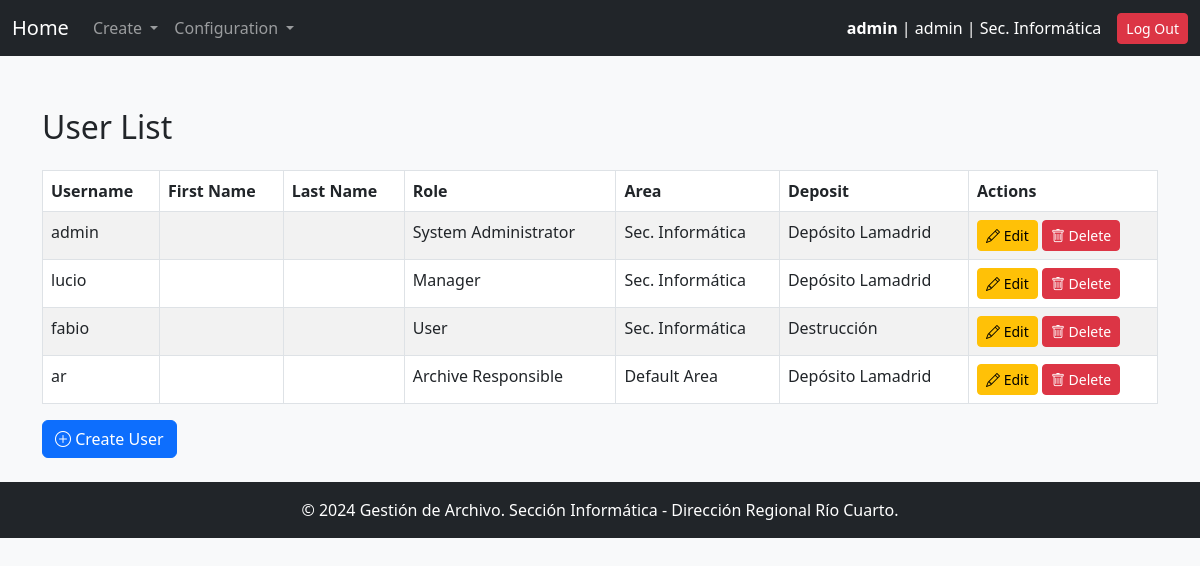
Screenshot of /users/ (signed in) with the database file from the repository.
### gestion_archivo_app/models.py (models this page shows, shortened)
class User(AbstractUser):
    ROLE_CHOICES = [
        ('user', 'User'),
        ('manager', 'Manager'),
        ('archive_responsible', 'Archive Responsible'),
        ('admin', 'System Administrator')
    ]
    role = models.CharField(max_length=20, choices=ROLE_CHOICES)
    area = models.ForeignKey('Area', on_delete=models.PROTECT, verbose_name="User Area")
    deposit = models.ForeignKey(
        'Area',
        on_delete=models.PROTECT,
        default=get_default_archive,
        verbose_name="Archive",
        related_name='deposits'
    )
    objects = UserManager()
    USERNAME_FIELD = 'username'  # El nombre de usuario es el campo principal
    REQUIRED_FIELDS = []  # No hay campos obligatorios adicionales

class Area(models.Model):
    code = models.CharField(max_length=30, unique=True, verbose_name="Area Code")
    name = models.CharField(max_length=100, unique=True, verbose_name="Area Name")
    description = models.TextField(blank=True, null=True, verbose_name="Description")
    is_deposit = models.BooleanField(default=False, verbose_name="Is Deposit")

### gestion_archivo_app/views.py (the view)
# urls.py: path("users/", user_list, name="user_list"),
@login_required
@user_passes_test_with_message(is_admin, "Only the admin can access this page.")
def user_list(request):
    users = User.objects.all()
    return render(request, "user_list.html", {"users": users})

### gestion_archivo_app/context_processors.py (called while the page is built)
def system_config(request):
    try:
        pagination_limit = int(SystemConfigKeyValues.objects.get(key="pagination_limit").value)
    except SystemConfigKeyValues.DoesNotExist:
        pagination_limit = 10  # Valor por defecto
    try:
        default_archive_code = SystemConfigKeyValues.objects.get(key="default_archive_code").value
    except SystemConfigKeyValues.DoesNotExist:
        default_archive_code = "AADE_ARCHIVE"  # Valor por defecto
    return {
        "pagination_limit": pagination_limit,
        "default_archive_code": default_archive_code,
    }

### gestion_archivo_app/views.py (called while the page is built)
def user_passes_test_with_message(test_func, message="You do not have permission to access this page."):
    def decorator(view_func):
        @wraps(view_func)
        def _wrapped_view(request, *args, **kwargs):
            if test_func(request.user):
                return view_func(request, *args, **kwargs)
            messages.error(request, message)
            return redirect(request.META.get('HTTP_REFERER', '/'))
        return _wrapped_view
    return decorator

def is_admin(user):
    return user.role == 'admin'

### gestion_archivo_app/templates/user_list.html (shortened to what this page needs)
{% extends 'base.html' %}
{% block content %}
<div class="container mt-5">
    <h2 class="mb-4">User List</h2>
    <table class="table table-striped table-bordered">
        <thead>
            <tr>
                <th>Username</th>
                <th>First Name</th>
                <th>Last Name</th>
                <th>Role</th>
                <th>Area</th>
                <th>Deposit</th>
                <th>Actions</th>
            </tr>
        </thead>
        <tbody>
            {% for user in users %}
                <tr>
                    <td>{{ user.username }}</td>
                    <td>{{ user.first_name }}</td>
                    <td>{{ user.last_name }}</td>
                    <td>{{ user.get_role_display }}</td>
                    <td>{{ user.area.name }}</td>
                    <td>{{ user.deposit.name }}</td>
                    <td>
                        <a href="{% url 'user_update' user.id %}" class="btn btn-sm btn-warning">
                            <i class="bi bi-pencil"></i> Edit
                        </a>
                        <a href="{% url 'user_delete' user.id %}" class="btn btn-sm btn-danger">
                            <i class="bi bi-trash"></i> Delete
                        </a>
                    </td>
                </tr>
            {% endfor %}
        </tbody>
    </table>
    <a href="{% url 'user_create' %}" class="btn btn-primary">
        <i class="bi bi-plus-circle"></i> Create User
    </a>
</div>
{% endblock %}

### gestion_archivo_app/templates/base.html (shortened to what this page needs)
<!DOCTYPE html>
<html lang="en">
<head>
    {% load static %}
    <link href="https://cdn.jsdelivr.net/npm/bootstrap@5.3.0/dist/css/bootstrap.min.css" rel="stylesheet">
    <link href="https://cdn.jsdelivr.net/npm/bootstrap-icons/font/bootstrap-icons.css" rel="stylesheet">
</head>
<body class="bg-light" a>
    <nav class="navbar navbar-expand-lg navbar-dark bg-dark">
        <div class="container-fluid">
            <a class="navbar-brand" href="{% url 'main' %}">Home</a>
            <div class="collapse navbar-collapse" id="navbarNav">
                <ul class="navbar-nav me-auto">
                    <li class="nav-item dropdown">
                        <a class="nav-link dropdown-toggle" href="#" id="createDropdown" role="button" data-bs-toggle="dropdown" aria-expanded="false">
                            Create
                        </a>
                    </li>
                {% if user.is_authenticated and user.role == 'admin' %}
                    <li class="nav-item dropdown">
                    <a class="nav-link dropdown-toggle" href="#" id="createDropdown" role="button" data-bs-toggle="dropdown" aria-expanded="false">
                       Configuration
                    </a>
                    </li>
                 {% endif %}
                </ul>
            </div>
                <div class="d-flex align-items-center">
                    {% if user.is_authenticated %}
                        <span class="text-white me-3">
                            <strong>{{ user.username }}</strong> | {{ user.role }} | {{ user.area.name }}
                        </span>
                        <a href="{% url 'logout' %}" class="btn btn-danger btn-sm">Log Out</a>
                    {% else %}
                        <a href="{% url 'login' %}" class="btn btn-success btn-sm">Log In</a>
                    {% endif %}
                </div>
            </div>
    </nav>
    <div class="container-fluid py-4" style='margin-top:-20px' >
        {% block content %}{% endblock %}
    </div>
    <footer class="bg-dark text-white text-center py-3 mt-auto">
        <p class="mb-0">&copy; 2024 Gestión de Archivo. Sección Informática - Dirección Regional Río Cuarto.</p>
    </footer>
</body>
</html>

### gestion_archivo_app/templates/base.html (style rules this page uses)
html { scroll-behavior:auto; }

### rows the page displays
User: username "admin", role "admin", area.name "Sec. Informática", role "System Administrator", deposit.name "Depósito Lamadrid"
User: username "lucio", role "Manager", area.name "Sec. Informática", deposit.name "Depósito Lamadrid"
User: username "fabio", role "User", area.name "Sec. Informática", deposit.name "Destrucción"
User: username "ar", role "Archive Responsible", area.name "Default Area", deposit.name "Depósito Lamadrid"
